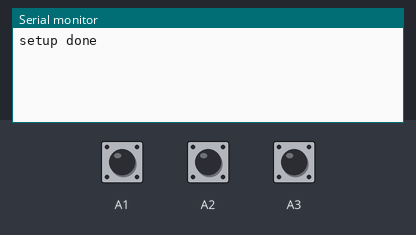
The sketch below on a simulated Arduino Uno, built with avr-gcc and run on an emulated ATmega328P. Parts: the last lines printed to the serial monitor. Inputs (shaded band) come from the test bench; at power-on: A1 HIGH, A2 HIGH, A3 HIGH.

Above: at 1.2 s.
1.3 s: A1 pulled LOW for 0.15 s
At 1.7 s:
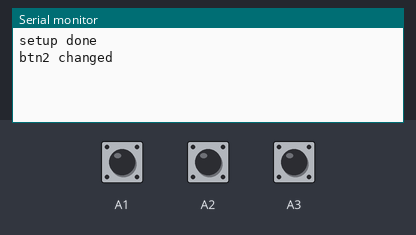
2.9 s: A2 pulled LOW for 0.15 s
At 4.1 s:
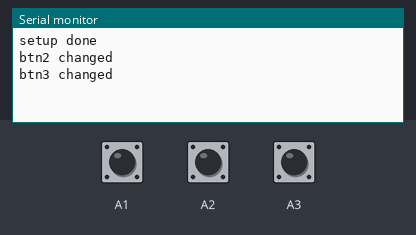
4.5 s: A3 pulled LOW for 0.15 s
At 5.3 s:
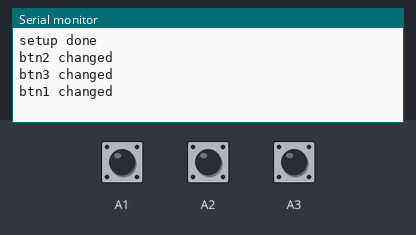

The sketch:

buttons.ino
```cpp
// (licence header left out)
#include <JC_Button.h>          // https://github.com/JChristensen/JC_Button

// pin assignments
const byte
    BUTTON1_PIN(A3),             // connect a button switch from this pin to ground
    BUTTON2_PIN(A1),
    BUTTON3_PIN(A2);             // connect a button switch from this pin to ground

ToggleButton                    // define the buttons
    btn1(BUTTON1_PIN),
    btn2(BUTTON2_PIN),          // this button's initial state is off
    btn3(BUTTON3_PIN);    // this button's initial state is on

void setup() {
    Serial.begin(115200);

    // initialize the button objects
    btn1.begin();
    btn2.begin();
    btn3.begin();

    Serial.println("setup done");
}

void loop() {
    // read the buttons
    btn1.read();
    btn2.read();
    btn3.read();

    // if button state changed, update the LEDs
    if (btn1.changed()) {
      // digitalWrite(LED1_PIN, btn1.toggleState());
      Serial.println("btn1 changed");
    }
    if (btn2.changed()) {
      // digitalWrite(LED1_PIN, btn1.toggleState());
      Serial.println("btn2 changed");
    }
    if (btn3.changed()) {
      // digitalWrite(LED1_PIN, btn1.toggleState());
      Serial.println("btn3 changed");
    }
}
```

Measured:
- after the input at 1.3 s, the serial monitor: prints a new line at once (image 1)
- after the input at 2.9 s, the serial monitor: prints a new line at once (image 2)
- after the input at 4.5 s, the serial monitor: prints a new line at once (image 3)
